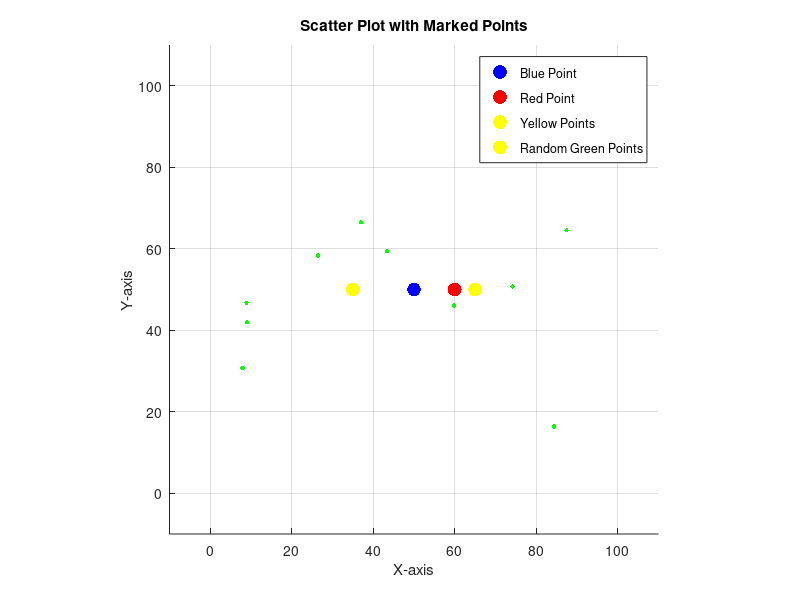

MATLAB code to generate this figure:
% Set the coordinates of the blue point
bluePoint = [50, 50];

% Set the distance for points to be marked in various conditions
distanceRed = 10;
distanceYellow = 15;

% Create a figure for the scatter plot
figure;

% Mark the blue point as Blue
scatter(bluePoint(1), bluePoint(2), 100, 'b', 'filled');
hold on;

% Mark a red point at a distance of 10 units from the blue point
redPoint = bluePoint + [distanceRed, 0];
scatter(redPoint(1), redPoint(2), 100, 'r', 'filled');

% Mark two yellow points more than 10 units away from the blue point
yellowPoint1 = bluePoint + [distanceYellow, 0];
yellowPoint2 = bluePoint - [distanceYellow, 0];
scatter(yellowPoint1(1), yellowPoint1(2), 100, 'y', 'filled');
scatter(yellowPoint2(1), yellowPoint2(2), 100, 'y', 'filled');

% Generate 1000 random points in the circular radius range between 10 and 50 units
numRandomPoints = 10;
theta = 2 * pi * rand(1, numRandomPoints);
radius = 10 + (40 * rand(1, numRandomPoints)); % Random radius between 10 and 50
randomPointsX = bluePoint(1) + radius .* cos(theta);
randomPointsY = bluePoint(2) + radius .* sin(theta);

% Mark the random points as Green
scatter(randomPointsX, randomPointsY, 10, 'g', 'filled');

% Set axis labels and title
xlabel('X-axis');
ylabel('Y-axis');
title('Scatter Plot with Marked Points');

% Display the legend
legend({'Blue Point', 'Red Point', 'Yellow Points', 'Random Green Points'}, 'Location', 'Best');

% Set axis limits based on the circular range
axis equal;
xlim([bluePoint(1) - 60, bluePoint(1) + 60]);
ylim([bluePoint(2) - 60, bluePoint(2) + 60]);

% Display the grid
grid on;

hold off;